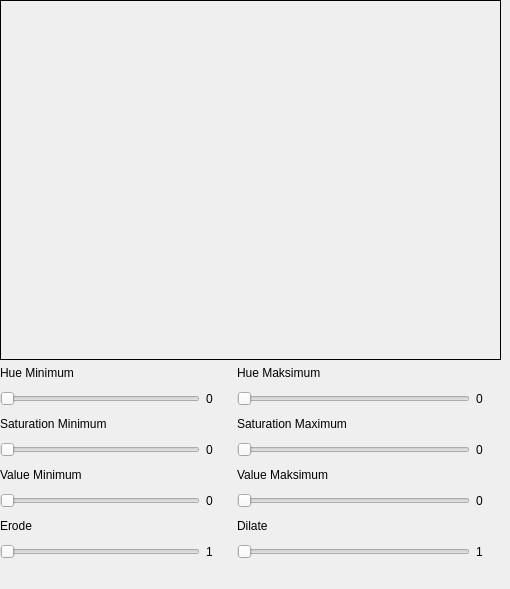
         <widget class="QWidget" name="warna3">
          <widget class="QWidget" name="layoutWidget_2">
           <property name="geometry">
            <rect>
             <x>0</x>
             <y>0</y>
             <width>501</width>
             <height>580</height>
            </rect>
           </property>
           <layout class="QVBoxLayout" name="verticalLayout_11">
            <item>
             <widget class="QLabel" name="labelWarna3">
              <property name="minimumSize">
               <size>
                <width>480</width>
                <height>360</height>
               </size>
              </property>
              <property name="baseSize">
               <size>
                <width>480</width>
                <height>360</height>
               </size>
              </property>
              <property name="frameShape">
               <enum>QFrame::Box</enum>
              </property>
              <property name="text">
               <string/>
              </property>
             </widget>
            </item>
            <item>
             <layout class="QFormLayout" name="formLayout_2">
              <item row="0" column="0">
               <layout class="QVBoxLayout" name="verticalLayout_12">
                <item>
                 <widget class="QLabel" name="label_9">
                  <property name="maximumSize">
                   <size>
                    <width>16777215</width>
                    <height>100</height>
                   </size>
                  </property>
                  <property name="text">
                   <string>Hue Minimum</string>
                  </property>
                 </widget>
                </item>
                <item>
                 <layout class="QHBoxLayout" name="horizontalLayout_9">
                  <item>
                   <widget class="QSlider" name="hMin3">
                    <property name="minimumSize">
                     <size>
                      <width>200</width>
                      <height>0</height>
                     </size>
                    </property>
                    <property name="baseSize">
                     <size>
                      <width>200</width>
                      <height>100</height>
                     </size>
                    </property>
                    <property name="maximum">
                     <number>255</number>
                    </property>
                    <property name="orientation">
                     <enum>Qt::Horizontal</enum>
                    </property>
                   </widget>
                  </item>
                  <item>
                   <widget class="QLabel" name="hMinVal3">
                    <property name="minimumSize">
                     <size>
                      <width>25</width>
                      <height>25</height>
                     </size>
                    </property>
                    <property name="text">
                     <string>0</string>
                    </property>
                   </widget>
                  </item>
                 </layout>
                </item>
               </layout>
              </item>
              <item row="0" column="1">
               <layout class="QVBoxLayout" name="verticalLayout_13">
                <item>
                 <widget class="QLabel" name="label_10">
                  <property name="maximumSize">
                   <size>
                    <width>16777215</width>
                    <height>100</height>
                   </size>
                  </property>
                  <property name="text">
                   <string>Hue Maksimum</string>
                  </property>
                 </widget>
                </item>
                <item>
                 <layout class="QHBoxLayout" name="horizontalLayout_10">
                  <item>
                   <widget class="QSlider" name="hMax3">
                    <property name="minimumSize">
                     <size>
                      <width>150</width>
                      <height>0</height>
                     </size>
                    </property>
                    <property name="baseSize">
                     <size>
                      <width>200</width>
                      <height>100</height>
                     </size>
                    </property>
                    <property name="maximum">
                     <number>255</number>
                    </property>
                    <property name="orientation">
                     <enum>Qt::Horizontal</enum>
                    </property>
                   </widget>
                  </item>
                  <item>
                   <widget class="QLabel" name="hMaxVal3">
                    <property name="minimumSize">
                     <size>
                      <width>25</width>
                      <height>25</height>
                     </size>
                    </property>
                    <property name="text">
                     <string>0</string>
                    </property>
                   </widget>
                  </item>
                 </layout>
                </item>
               </layout>
              </item>
              <item row="1" column="0">
               <layout class="QVBoxLayout" name="verticalLayout_14">
                <item>
                 <widget class="QLabel" name="label_11">
                  <property name="maximumSize">
                   <size>
                    <width>16777215</width>
                    <height>100</height>
                   </size>
                  </property>
                  <property name="text">
                   <string>Saturation Minimum</string>
                  </property>
                 </widget>
                </item>
                <item>
                 <layout class="QHBoxLayout" name="horizontalLayout_11">
                  <item>
                   <widget class="QSlider" name="sMin3">
                    <property name="minimumSize">
                     <size>
                      <width>200</width>
                      <height>0</height>
                     </size>
                    </property>
                    <property name="baseSize">
                     <size>
                      <width>200</width>
                      <height>100</height>
                     </size>
                    </property>
                    <property name="maximum">
                     <number>255</number>
                    </property>
                    <property name="orientation">
                     <enum>Qt::Horizontal</enum>
                    </property>
                   </widget>
                  </item>
                  <item>
                   <widget class="QLabel" name="sMinVal3">
                    <property name="minimumSize">
                     <size>
                      <width>25</width>
                      <height>25</height>
                     </size>
                    </property>
                    <property name="text">
                     <string>0</string>
                    </property>
                   </widget>
                  </item>
                 </layout>
                </item>
               </layout>
              </item>
              <item row="1" column="1">
               <layout class="QVBoxLayout" name="verticalLayout_15">
                <item>
                 <widget class="QLabel" name="label_12">
                  <property name="maximumSize">
                   <size>
                    <width>16777215</width>
                    <height>100</height>
                   </size>
                  </property>
                  <property name="text">
                   <string>Saturation Maximum</string>
                  </property>
                 </widget>
                </item>
                <item>
                 <layout class="QHBoxLayout" name="horizontalLayout_12">
                  <item>
                   <widget class="QSlider" name="sMax3">
                    <property name="minimumSize">
                     <size>
                      <width>150</width>
                      <height>0</height>
                     </size>
                    </property>
                    <property name="baseSize">
                     <size>
                      <width>200</width>
                      <height>100</height>
                     </size>
                    </property>
                    <property name="maximum">
                     <number>255</number>
                    </property>
                    <property name="orientation">
                     <enum>Qt::Horizontal</enum>
                    </property>
                   </widget>
                  </item>
                  <item>
                   <widget class="QLabel" name="sMaxVal3">
                    <property name="minimumSize">
                     <size>
                      <width>25</width>
                      <height>25</height>
                     </size>
                    </property>
                    <property name="text">
                     <string>0</string>
                    </property>
                   </widget>
                  </item>
                 </layout>
                </item>
               </layout>
              </item>
              <item row="2" column="0">
               <layout class="QVBoxLayout" name="verticalLayout_16">
                <item>
                 <widget class="QLabel" name="label_13">
                  <property name="maximumSize">
                   <size>
                    <width>16777215</width>
                    <height>100</height>
                   </size>
                  </property>
                  <property name="text">
                   <string>Value Minimum</string>
                  </property>
                 </widget>
                </item>
                <item>
                 <layout class="QHBoxLayout" name="horizontalLayout_13">
                  <item>
                   <widget class="QSlider" name="vMin3">
                    <property name="minimumSize">
                     <size>
                      <width>200</width>
                      <height>0</height>
                     </size>
                    </property>
                    <property name="baseSize">
                     <size>
                      <width>200</width>
                      <height>100</height>
                     </size>
                    </property>
                    <property name="maximum">
                     <number>255</number>
                    </property>
                    <property name="orientation">
                     <enum>Qt::Horizontal</enum>
                    </property>
                   </widget>
                  </item>
                  <item>
                   <widget class="QLabel" name="vMinVal3">
                    <property name="minimumSize">
                     <size>
                      <width>25</width>
                      <height>25</height>
                     </size>
                    </property>
                    <property name="text">
                     <string>0</string>
                    </property>
                   </widget>
                  </item>
                 </layout>
                </item>
               </layout>
              </item>
              <item row="2" column="1">
               <layout class="QVBoxLayout" name="verticalLayout_17">
                <item>
                 <widget class="QLabel" name="label_14">
                  <property name="maximumSize">
                   <size>
                    <width>16777215</width>
                    <height>100</height>
                   </size>
                  </property>
                  <property name="text">
                   <string>Value Maksimum</string>
                  </property>
                 </widget>
                </item>
                <item>
                 <layout class="QHBoxLayout" name="horizontalLayout_14">
                  <item>
                   <widget class="QSlider" name="vMax3">
                    <property name="minimumSize">
                     <size>
                      <width>150</width>
                      <height>0</height>
                     </size>
                    </property>
                    <property name="baseSize">
                     <size>
                      <width>200</width>
                      <height>100</height>
                     </size>
                    </property>
                    <property name="maximum">
                     <number>255</number>
                    </property>
                    <property name="orientation">
                     <enum>Qt::Horizontal</enum>
                    </property>
                   </widget>
                  </item>
                  <item>
                   <widget class="QLabel" name="vMaxVal3">
                    <property name="minimumSize">
                     <size>
                      <width>25</width>
                      <height>25</height>
                     </size>
                    </property>
                    <property name="text">
                     <string>0</string>
                    </property>
                   </widget>
                  </item>
                 </layout>
                </item>
               </layout>
              </item>
              <item row="3" column="0">
               <layout class="QVBoxLayout" name="verticalLayout_18">
                <item>
                 <widget class="QLabel" name="label_15">
                  <property name="maximumSize">
                   <size>
                    <width>16777215</width>
                    <height>100</height>
                   </size>
                  </property>
                  <property name="text">
                   <string>Erode</string>
                  </property>
                 </widget>
                </item>
                <item>
                 <layout class="QHBoxLayout" name="horizontalLayout_15">
                  <item>
                   <widget class="QSlider" name="erode3">
                    <property name="minimumSize">
                     <size>
                      <width>200</width>
                      <height>0</height>
                     </size>
                    </property>
                    <property name="baseSize">
                     <size>
                      <width>200</width>
                      <height>100</height>
                     </size>
                    </property>
                    <property name="maximum">
                     <number>10</number>
                    </property>
                    <property name="orientation">
                     <enum>Qt::Horizontal</enum>
                    </property>
                   </widget>
                  </item>
                  <item>
                   <widget class="QLabel" name="erodeVal3">
                    <property name="minimumSize">
                     <size>
                      <width>25</width>
                      <height>25</height>
                     </size>
                    </property>
                    <property name="text">
                     <string>1</string>
                    </property>
                   </widget>
                  </item>
                 </layout>
                </item>
               </layout>
              </item>
              <item row="3" column="1">
               <layout class="QVBoxLayout" name="verticalLayout_19">
                <item>
                 <widget class="QLabel" name="label_16">
                  <property name="maximumSize">
                   <size>
                    <width>16777215</width>
                    <height>100</height>
                   </size>
                  </property>
                  <property name="text">
                   <string>Dilate</string>
                  </property>
                 </widget>
                </item>
                <item>
                 <layout class="QHBoxLayout" name="horizontalLayout_16">
                  <item>
                   <widget class="QSlider" name="dilate3">
                    <property name="minimumSize">
                     <size>
                      <width>150</width>
                      <height>0</height>
                     </size>
                    </property>
                    <property name="baseSize">
                     <size>
                      <width>200</width>
                      <height>100</height>
                     </size>
                    </property>
                    <property name="maximum">
                     <number>10</number>
                    </property>
                    <property name="orientation">
                     <enum>Qt::Horizontal</enum>
                    </property>
                   </widget>
                  </item>
                  <item>
                   <widget class="QLabel" name="dilateVal3">
                    <property name="minimumSize">
                     <size>
                      <width>25</width>
                      <height>25</height>
                     </size>
                    </property>
                    <property name="text">
                     <string>1</string>
                    </property>
                   </widget>
                  </item>
                 </layout>
                </item>
               </layout>
              </item>
             </layout>
            </item>
           </layout>
          </widget>
         </widget>
